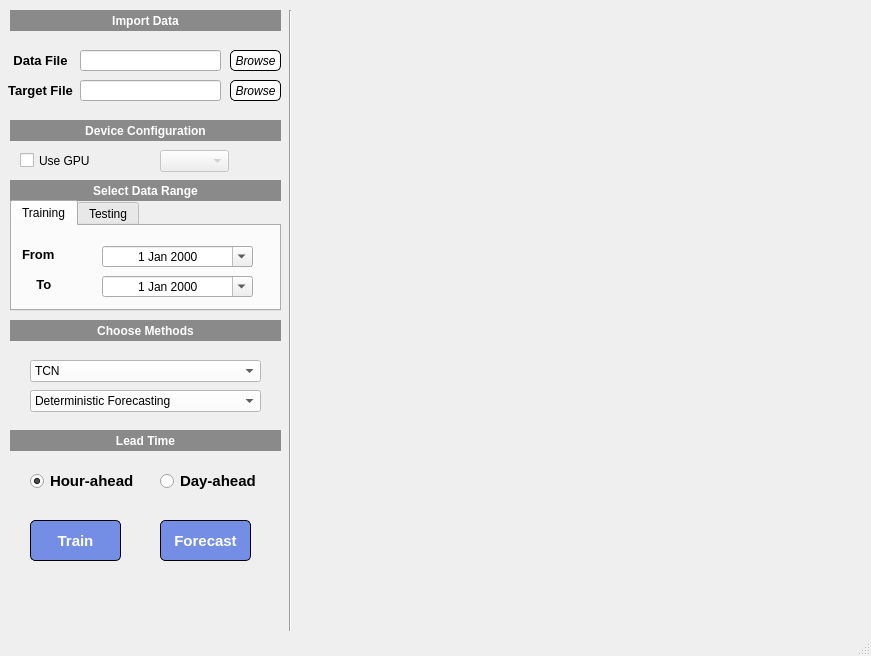
<?xml version="1.0" encoding="UTF-8"?>
<ui version="4.0">
 <class>mainWindow</class>
 <widget class="QMainWindow" name="mainWindow">
  <property name="enabled">
   <bool>true</bool>
  </property>
  <property name="geometry">
   <rect>
    <x>0</x>
    <y>0</y>
    <width>871</width>
    <height>656</height>
   </rect>
  </property>
  <property name="minimumSize">
   <size>
    <width>871</width>
    <height>656</height>
   </size>
  </property>
  <property name="maximumSize">
   <size>
    <width>871</width>
    <height>656</height>
   </size>
  </property>
  <property name="sizeIncrement">
   <size>
    <width>871</width>
    <height>656</height>
   </size>
  </property>
  <property name="baseSize">
   <size>
    <width>871</width>
    <height>656</height>
   </size>
  </property>
  <property name="font">
   <font>
    <family>Arial</family>
   </font>
  </property>
  <property name="acceptDrops">
   <bool>false</bool>
  </property>
  <property name="windowTitle">
   <string>預測系統</string>
  </property>
  <property name="statusTip">
   <string/>
  </property>
  <property name="autoFillBackground">
   <bool>false</bool>
  </property>
  <property name="animated">
   <bool>true</bool>
  </property>
  <widget class="QWidget" name="centralwidget">
   <widget class="QLabel" name="label">
    <property name="geometry">
     <rect>
      <x>10</x>
      <y>10</y>
      <width>271</width>
      <height>21</height>
     </rect>
    </property>
    <property name="font">
     <font>
      <family>Arial</family>
      <weight>75</weight>
      <bold>true</bold>
     </font>
    </property>
    <property name="styleSheet">
     <string notr="true">background-color: rgb(138, 138, 138);
color: rgb(255, 255, 255);</string>
    </property>
    <property name="text">
     <string>Import Data</string>
    </property>
    <property name="alignment">
     <set>Qt::AlignCenter</set>
    </property>
   </widget>
   <widget class="QPushButton" name="data_file_btn">
    <property name="geometry">
     <rect>
      <x>230</x>
      <y>50</y>
      <width>51</width>
      <height>21</height>
     </rect>
    </property>
    <property name="font">
     <font>
      <family>Arial</family>
      <italic>true</italic>
     </font>
    </property>
    <property name="styleSheet">
     <string notr="true">background-color: rgb(255, 255, 255);
border-color: black;
border-radius: 5px;
border-width: 1px;
border-style: outset;
padding: 4px;</string>
    </property>
    <property name="text">
     <string>Browse</string>
    </property>
   </widget>
   <widget class="QLabel" name="label_2">
    <property name="geometry">
     <rect>
      <x>0</x>
      <y>50</y>
      <width>81</width>
      <height>21</height>
     </rect>
    </property>
    <property name="font">
     <font>
      <family>Arial</family>
      <pointsize>10</pointsize>
      <weight>75</weight>
      <bold>true</bold>
     </font>
    </property>
    <property name="text">
     <string>Data File</string>
    </property>
    <property name="alignment">
     <set>Qt::AlignCenter</set>
    </property>
   </widget>
   <widget class="QLineEdit" name="data_file_edit">
    <property name="enabled">
     <bool>true</bool>
    </property>
    <property name="geometry">
     <rect>
      <x>80</x>
      <y>50</y>
      <width>141</width>
      <height>21</height>
     </rect>
    </property>
    <property name="readOnly">
     <bool>true</bool>
    </property>
   </widget>
   <widget class="QLabel" name="label_3">
    <property name="geometry">
     <rect>
      <x>10</x>
      <y>120</y>
      <width>271</width>
      <height>21</height>
     </rect>
    </property>
    <property name="font">
     <font>
      <family>Arial</family>
      <weight>75</weight>
      <bold>true</bold>
     </font>
    </property>
    <property name="styleSheet">
     <string notr="true">background-color: rgb(138, 138, 138);
color: rgb(255, 255, 255);</string>
    </property>
    <property name="text">
     <string>Device Configuration</string>
    </property>
    <property name="alignment">
     <set>Qt::AlignCenter</set>
    </property>
   </widget>
   <widget class="QCheckBox" name="gpu_ckbox">
    <property name="enabled">
     <bool>true</bool>
    </property>
    <property name="geometry">
     <rect>
      <x>20</x>
      <y>150</y>
      <width>121</width>
      <height>21</height>
     </rect>
    </property>
    <property name="text">
     <string>Use GPU</string>
    </property>
    <property name="checkable">
     <bool>true</bool>
    </property>
    <property name="checked">
     <bool>false</bool>
    </property>
   </widget>
   <widget class="QLabel" name="label_4">
    <property name="geometry">
     <rect>
      <x>10</x>
      <y>180</y>
      <width>271</width>
      <height>21</height>
     </rect>
    </property>
    <property name="font">
     <font>
      <family>Arial</family>
      <weight>75</weight>
      <bold>true</bold>
     </font>
    </property>
    <property name="styleSheet">
     <string notr="true">background-color: rgb(138, 138, 138);
color: rgb(255, 255, 255);</string>
    </property>
    <property name="text">
     <string>Select Data Range</string>
    </property>
    <property name="alignment">
     <set>Qt::AlignCenter</set>
    </property>
   </widget>
   <widget class="QTabWidget" name="tabWidget">
    <property name="geometry">
     <rect>
      <x>10</x>
      <y>200</y>
      <width>271</width>
      <height>111</height>
     </rect>
    </property>
    <property name="currentIndex">
     <number>0</number>
    </property>
    <widget class="QWidget" name="train_tab">
     <attribute name="title">
      <string>Training</string>
     </attribute>
     <widget class="QLabel" name="label_5">
      <property name="geometry">
       <rect>
        <x>10</x>
        <y>20</y>
        <width>61</width>
        <height>16</height>
       </rect>
      </property>
      <property name="font">
       <font>
        <family>Arial</family>
        <pointsize>10</pointsize>
        <weight>75</weight>
        <bold>true</bold>
       </font>
      </property>
      <property name="text">
       <string>From</string>
      </property>
     </widget>
     <widget class="QLabel" name="label_6">
      <property name="geometry">
       <rect>
        <x>10</x>
        <y>50</y>
        <width>61</width>
        <height>16</height>
       </rect>
      </property>
      <property name="font">
       <font>
        <family>Arial</family>
        <pointsize>10</pointsize>
        <weight>75</weight>
        <bold>true</bold>
       </font>
      </property>
      <property name="text">
       <string>    To</string>
      </property>
     </widget>
     <widget class="QDateEdit" name="train_dtfrom">
      <property name="geometry">
       <rect>
        <x>90</x>
        <y>20</y>
        <width>151</width>
        <height>21</height>
       </rect>
      </property>
      <property name="font">
       <font>
        <family>Arial</family>
        <pointsize>9</pointsize>
       </font>
      </property>
      <property name="alignment">
       <set>Qt::AlignCenter</set>
      </property>
      <property name="showGroupSeparator" stdset="0">
       <bool>false</bool>
      </property>
      <property name="calendarPopup">
       <bool>true</bool>
      </property>
     </widget>
     <widget class="QDateEdit" name="train_dtto">
      <property name="geometry">
       <rect>
        <x>90</x>
        <y>50</y>
        <width>151</width>
        <height>21</height>
       </rect>
      </property>
      <property name="alignment">
       <set>Qt::AlignCenter</set>
      </property>
      <property name="calendarPopup">
       <bool>true</bool>
      </property>
      <property name="timeSpec">
       <enum>Qt::LocalTime</enum>
      </property>
     </widget>
    </widget>
    <widget class="QWidget" name="test_tab">
     <property name="font">
      <font>
       <family>AR JULIAN</family>
      </font>
     </property>
     <attribute name="title">
      <string>Testing</string>
     </attribute>
     <widget class="QLabel" name="label_7">
      <property name="geometry">
       <rect>
        <x>10</x>
        <y>20</y>
        <width>61</width>
        <height>16</height>
       </rect>
      </property>
      <property name="font">
       <font>
        <family>Arial</family>
        <pointsize>10</pointsize>
        <weight>75</weight>
        <bold>true</bold>
       </font>
      </property>
      <property name="text">
       <string>From</string>
      </property>
     </widget>
     <widget class="QLabel" name="label_8">
      <property name="geometry">
       <rect>
        <x>10</x>
        <y>50</y>
        <width>61</width>
        <height>16</height>
       </rect>
      </property>
      <property name="font">
       <font>
        <family>Arial</family>
        <pointsize>10</pointsize>
        <weight>75</weight>
        <bold>true</bold>
       </font>
      </property>
      <property name="text">
       <string>    To</string>
      </property>
     </widget>
     <widget class="QDateEdit" name="test_dtfrom">
      <property name="geometry">
       <rect>
        <x>90</x>
        <y>20</y>
        <width>151</width>
        <height>21</height>
       </rect>
      </property>
      <property name="font">
       <font>
        <family>Arial</family>
       </font>
      </property>
      <property name="layoutDirection">
       <enum>Qt::LeftToRight</enum>
      </property>
      <property name="alignment">
       <set>Qt::AlignCenter</set>
      </property>
      <property name="calendarPopup">
       <bool>true</bool>
      </property>
     </widget>
     <widget class="QDateEdit" name="test_dtto">
      <property name="geometry">
       <rect>
        <x>90</x>
        <y>50</y>
        <width>151</width>
        <height>21</height>
       </rect>
      </property>
      <property name="font">
       <font>
        <family>Arial</family>
       </font>
      </property>
      <property name="alignment">
       <set>Qt::AlignCenter</set>
      </property>
      <property name="calendarPopup">
       <bool>true</bool>
      </property>
     </widget>
    </widget>
   </widget>
   <widget class="QLabel" name="label_9">
    <property name="geometry">
     <rect>
      <x>10</x>
      <y>320</y>
      <width>271</width>
      <height>21</height>
     </rect>
    </property>
    <property name="font">
     <font>
      <family>Arial</family>
      <weight>75</weight>
      <bold>true</bold>
     </font>
    </property>
    <property name="styleSheet">
     <string notr="true">background-color: rgb(138, 138, 138);
color: rgb(255, 255, 255);</string>
    </property>
    <property name="text">
     <string>Choose Methods</string>
    </property>
    <property name="alignment">
     <set>Qt::AlignCenter</set>
    </property>
   </widget>
   <widget class="QComboBox" name="model_cbbox">
    <property name="geometry">
     <rect>
      <x>30</x>
      <y>360</y>
      <width>231</width>
      <height>22</height>
     </rect>
    </property>
    <property name="styleSheet">
     <string notr="true">background-color: rgb(255, 255, 255);</string>
    </property>
    <item>
     <property name="text">
      <string>TCN</string>
     </property>
    </item>
    <item>
     <property name="text">
      <string>XGBOOST</string>
     </property>
    </item>
   </widget>
   <widget class="QComboBox" name="method_cbbox">
    <property name="geometry">
     <rect>
      <x>30</x>
      <y>390</y>
      <width>231</width>
      <height>22</height>
     </rect>
    </property>
    <property name="styleSheet">
     <string notr="true">background-color: rgb(255, 255, 255);</string>
    </property>
    <item>
     <property name="text">
      <string>Deterministic Forecasting</string>
     </property>
    </item>
    <item>
     <property name="text">
      <string>Probabilistic Forecasting</string>
     </property>
    </item>
   </widget>
   <widget class="QLabel" name="label_10">
    <property name="geometry">
     <rect>
      <x>10</x>
      <y>430</y>
      <width>271</width>
      <height>21</height>
     </rect>
    </property>
    <property name="font">
     <font>
      <family>Arial</family>
      <weight>75</weight>
      <bold>true</bold>
     </font>
    </property>
    <property name="styleSheet">
     <string notr="true">background-color: rgb(138, 138, 138);
color: rgb(255, 255, 255);</string>
    </property>
    <property name="text">
     <string>Lead Time</string>
    </property>
    <property name="alignment">
     <set>Qt::AlignCenter</set>
    </property>
   </widget>
   <widget class="QPushButton" name="train_btn">
    <property name="geometry">
     <rect>
      <x>30</x>
      <y>520</y>
      <width>91</width>
      <height>41</height>
     </rect>
    </property>
    <property name="font">
     <font>
      <family>Arial</family>
      <pointsize>11</pointsize>
      <weight>75</weight>
      <italic>false</italic>
      <bold>true</bold>
     </font>
    </property>
    <property name="cursor">
     <cursorShape>PointingHandCursor</cursorShape>
    </property>
    <property name="styleSheet">
     <string notr="true">QPushButton {
    border-color:black;
	border-radius: 5px;
	border-width: 1px;
	border-style: outset;
	padding: 4px;
	background-color: rgb(116, 142, 230);
	color: white;
}
QPushButton::hover
{
 	background-color : rgb(129, 159, 255);
    background-color : rgb(17, 247, 0);
}
QPushButton::pressed
{
 	background-color : rgb(89, 110, 177);
	background-color : rgb(15, 190, 0);
}</string>
    </property>
    <property name="text">
     <string>Train</string>
    </property>
   </widget>
   <widget class="QPushButton" name="forecast_btn">
    <property name="geometry">
     <rect>
      <x>160</x>
      <y>520</y>
      <width>91</width>
      <height>41</height>
     </rect>
    </property>
    <property name="font">
     <font>
      <family>Arial</family>
      <pointsize>11</pointsize>
      <weight>75</weight>
      <italic>false</italic>
      <bold>true</bold>
     </font>
    </property>
    <property name="cursor">
     <cursorShape>PointingHandCursor</cursorShape>
    </property>
    <property name="styleSheet">
     <string notr="true">QPushButton {
    border-color:black;
	border-radius: 5px;
	border-width: 1px;
	border-style: outset;
	padding: 4px;
	background-color: rgb(116, 142, 230);
	color: white;
}
QPushButton::hover
{
 	background-color : rgb(129, 159, 255);
    background-color : rgb(17, 247, 0);
}
QPushButton::pressed
{
 	background-color : rgb(89, 110, 177);
	background-color : rgb(15, 190, 0);
}</string>
    </property>
    <property name="text">
     <string>Forecast</string>
    </property>
   </widget>
   <widget class="Line" name="line">
    <property name="geometry">
     <rect>
      <x>280</x>
      <y>10</y>
      <width>20</width>
      <height>621</height>
     </rect>
    </property>
    <property name="orientation">
     <enum>Qt::Vertical</enum>
    </property>
   </widget>
   <widget class="QLineEdit" name="target_file_edit">
    <property name="enabled">
     <bool>true</bool>
    </property>
    <property name="geometry">
     <rect>
      <x>80</x>
      <y>80</y>
      <width>141</width>
      <height>21</height>
     </rect>
    </property>
    <property name="readOnly">
     <bool>true</bool>
    </property>
   </widget>
   <widget class="QPushButton" name="target_file_btn">
    <property name="geometry">
     <rect>
      <x>230</x>
      <y>80</y>
      <width>51</width>
      <height>21</height>
     </rect>
    </property>
    <property name="font">
     <font>
      <family>Arial</family>
      <italic>true</italic>
     </font>
    </property>
    <property name="styleSheet">
     <string notr="true">background-color: rgb(255, 255, 255);
border-color: black;
border-radius: 5px;
border-width: 1px;
border-style: outset;
padding: 4px;</string>
    </property>
    <property name="text">
     <string>Browse</string>
    </property>
   </widget>
   <widget class="QLabel" name="label_13">
    <property name="geometry">
     <rect>
      <x>0</x>
      <y>80</y>
      <width>81</width>
      <height>21</height>
     </rect>
    </property>
    <property name="font">
     <font>
      <family>Arial</family>
      <pointsize>10</pointsize>
      <weight>75</weight>
      <bold>true</bold>
     </font>
    </property>
    <property name="text">
     <string>Target File</string>
    </property>
    <property name="alignment">
     <set>Qt::AlignCenter</set>
    </property>
   </widget>
   <widget class="QWidget" name="graph_widget" native="true">
    <property name="geometry">
     <rect>
      <x>300</x>
      <y>10</y>
      <width>561</width>
      <height>581</height>
     </rect>
    </property>
   </widget>
   <widget class="QComboBox" name="gpu_cbbox">
    <property name="enabled">
     <bool>false</bool>
    </property>
    <property name="geometry">
     <rect>
      <x>160</x>
      <y>150</y>
      <width>69</width>
      <height>22</height>
     </rect>
    </property>
   </widget>
   <widget class="QWidget" name="horizontalLayoutWidget">
    <property name="geometry">
     <rect>
      <x>10</x>
      <y>580</y>
      <width>271</width>
      <height>41</height>
     </rect>
    </property>
    <layout class="QHBoxLayout" name="progress_layout"/>
   </widget>
   <widget class="QRadioButton" name="hourahead_btn">
    <property name="geometry">
     <rect>
      <x>30</x>
      <y>470</y>
      <width>111</width>
      <height>22</height>
     </rect>
    </property>
    <property name="font">
     <font>
      <family>Arial</family>
      <pointsize>11</pointsize>
      <weight>75</weight>
      <bold>true</bold>
     </font>
    </property>
    <property name="text">
     <string>Hour-ahead</string>
    </property>
    <property name="checked">
     <bool>true</bool>
    </property>
   </widget>
   <widget class="QRadioButton" name="dayahead_btn">
    <property name="geometry">
     <rect>
      <x>160</x>
      <y>470</y>
      <width>111</width>
      <height>22</height>
     </rect>
    </property>
    <property name="font">
     <font>
      <family>Arial</family>
      <pointsize>11</pointsize>
      <weight>75</weight>
      <bold>true</bold>
     </font>
    </property>
    <property name="text">
     <string>Day-ahead</string>
    </property>
   </widget>
   <widget class="QWidget" name="horizontalLayoutWidget_2">
    <property name="geometry">
     <rect>
      <x>300</x>
      <y>590</y>
      <width>561</width>
      <height>41</height>
     </rect>
    </property>
    <layout class="QHBoxLayout" name="result_layout"/>
   </widget>
  </widget>
  <widget class="QStatusBar" name="statusbar"/>
  <action name="actionWind_Power">
   <property name="text">
    <string>Wind Power</string>
   </property>
   <property name="visible">
    <bool>true</bool>
   </property>
  </action>
  <action name="actionSolar_Power">
   <property name="enabled">
    <bool>false</bool>
   </property>
   <property name="text">
    <string>Solar Power</string>
   </property>
  </action>
  <action name="actionExit">
   <property name="text">
    <string>Exit</string>
   </property>
  </action>
 </widget>
 <resources/>
 <connections/>
</ui>
